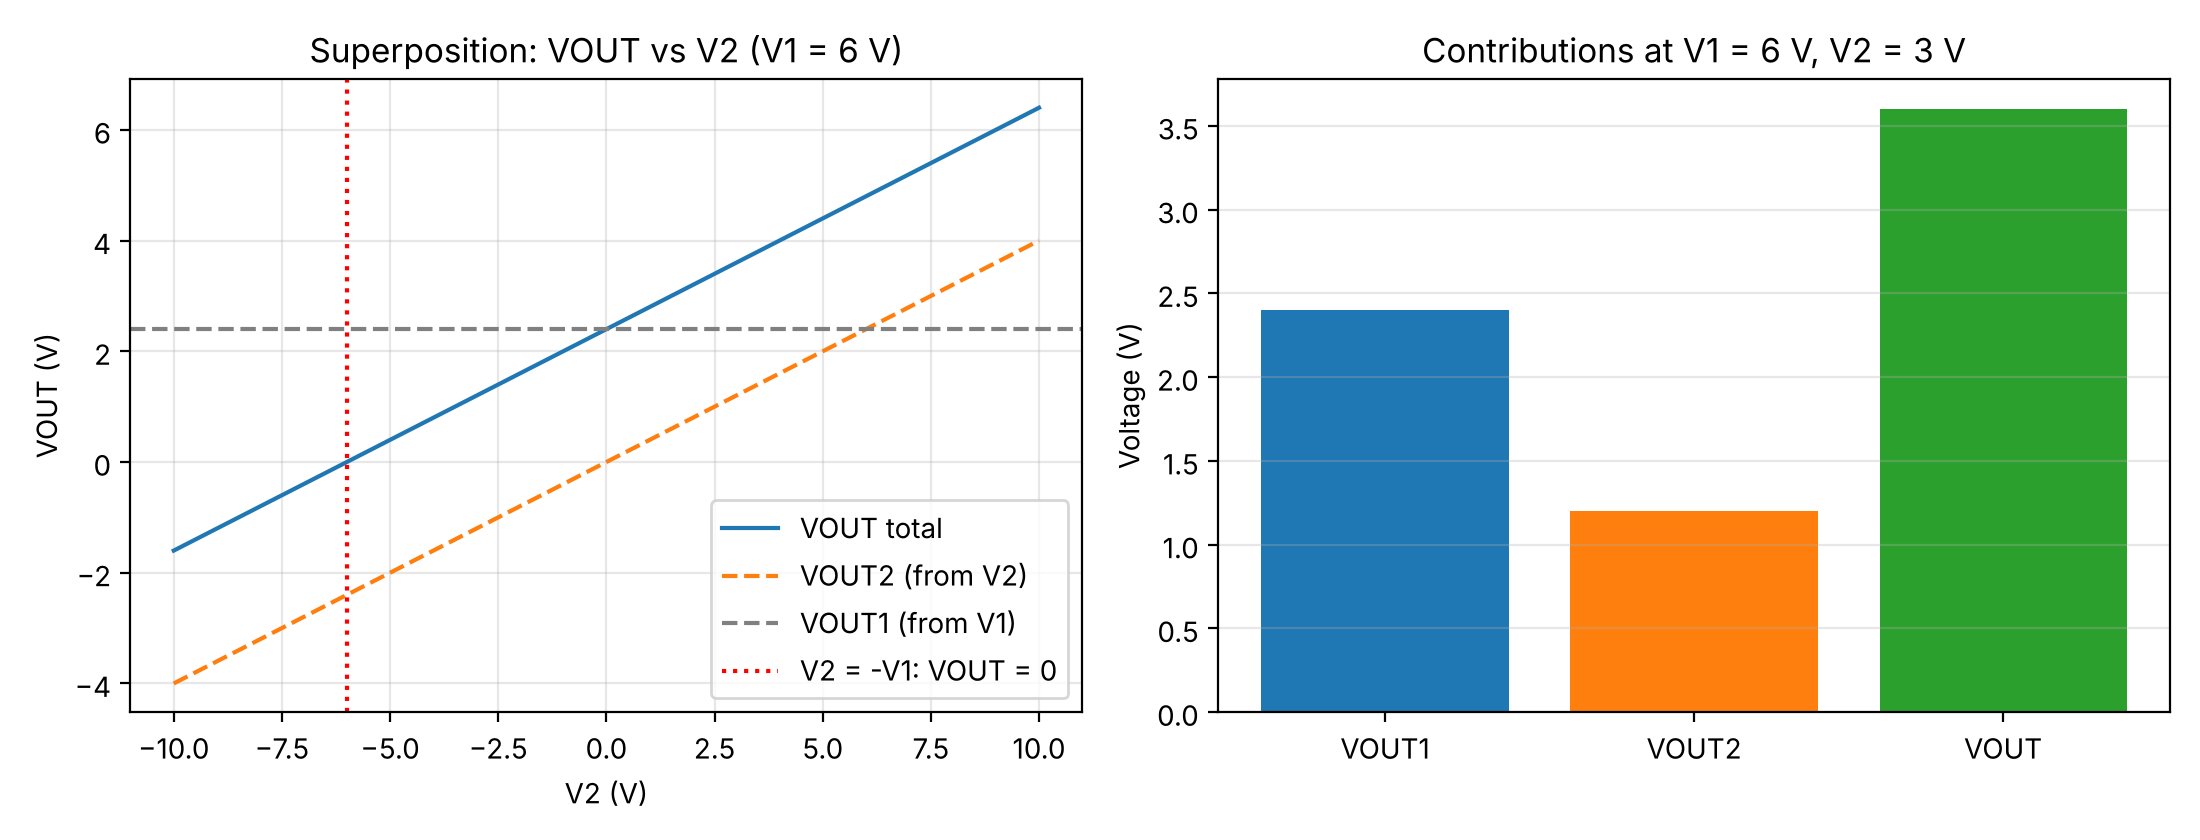

Python code for this plot:
import numpy as np
import matplotlib.pyplot as plt


def parallel(Ra, Rb):
    return Ra * Rb / (Ra + Rb)


def vout_from_v1(V1, R1, R2, R3):
    # V2 grounded, V1 divides across R1 and (R2 || R3)
    Rp = parallel(R2, R3)
    return V1 * Rp / (R1 + Rp)


def vout_from_v2(V2, R1, R2, R3):
    # V1 grounded, V2 divides across R3 and (R1 || R2)
    Rp = parallel(R1, R2)
    return V2 * Rp / (R3 + Rp)


def vout_total(V1, V2, R1, R2, R3):
    # Add the two contributions algebraically
    return vout_from_v1(V1, R1, R2, R3) + vout_from_v2(V2, R1, R2, R3)


def vout_node(V1, V2, R1, R2, R3):
    # Check with one node equation: (V1-Vo)/R1 + (V2-Vo)/R3 = Vo/R2
    return (V1 / R1 + V2 / R3) / (1 / R1 + 1 / R3 + 1 / R2)


def print_results(V1, V2, R1, R2, R3):
    Rp1 = parallel(R2, R3)
    VO1 = vout_from_v1(V1, R1, R2, R3)
    print(f"V2 grounded: R2||R3 = {R2:.0f} x {R3:.0f} / ({R2:.0f} + {R3:.0f}) = {Rp1:.1f} ohm")
    print(f"VOUT1 = {V1} x {Rp1:.1f} / ({R1:.0f} + {Rp1:.1f}) = {VO1:.3f} V")

    Rp2 = parallel(R1, R2)
    VO2 = vout_from_v2(V2, R1, R2, R3)
    print(f"V1 grounded: R1||R2 = {R1:.0f} x {R2:.0f} / ({R1:.0f} + {R2:.0f}) = {Rp2:.1f} ohm")
    print(f"VOUT2 = {V2} x {Rp2:.1f} / ({R3:.0f} + {Rp2:.1f}) = {VO2:.3f} V")

    print(f"VOUT = VOUT1 + VOUT2 = {VO1:.3f} + {VO2:.3f} = {VO1 + VO2:.3f} V")
    print(f"Node-equation check: VOUT = {vout_node(V1, V2, R1, R2, R3):.3f} V")


def plot_results(V1, V2, R1, R2, R3):
    V2_sweep = np.linspace(-10, 10, 200)
    VO1 = vout_from_v1(V1, R1, R2, R3)
    VO2 = vout_from_v2(V2, R1, R2, R3)

    plt.figure(figsize=(11, 4.2))

    plt.subplot(1, 2, 1)
    plt.plot(V2_sweep, vout_total(V1, V2_sweep, R1, R2, R3), label="VOUT total")
    plt.plot(V2_sweep, vout_from_v2(V2_sweep, R1, R2, R3), "--", label="VOUT2 (from V2)")
    plt.axhline(VO1, linestyle="--", color="gray", label="VOUT1 (from V1)")
    plt.axvline(-V1, linestyle=":", color="red", label="V2 = -V1: VOUT = 0")
    plt.xlabel("V2 (V)")
    plt.ylabel("VOUT (V)")
    plt.title("Superposition: VOUT vs V2 (V1 = 6 V)")
    plt.legend()
    plt.grid(alpha=0.3)

    plt.subplot(1, 2, 2)
    plt.bar(["VOUT1", "VOUT2", "VOUT"], [VO1, VO2, VO1 + VO2],
            color=["tab:blue", "tab:orange", "tab:green"])
    plt.ylabel("Voltage (V)")
    plt.title("Contributions at V1 = 6 V, V2 = 3 V")
    plt.grid(alpha=0.3, axis="y")

    plt.tight_layout()
    plt.savefig("circuit4_superposition.png", dpi=200)
    plt.show()


def main():
    V1, V2 = 6.0, 3.0
    R1, R2, R3 = 1e3, 2e3, 1e3
    print_results(V1, V2, R1, R2, R3)
    plot_results(V1, V2, R1, R2, R3)


if __name__ == "__main__":
    main()
